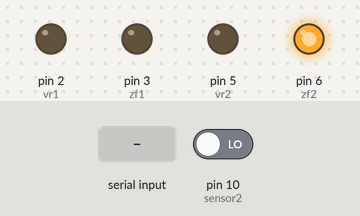
The sketch below on a simulated Arduino Leonardo, built with avr-gcc and run on an emulated ATmega32U4. Parts: output pins drawn as LEDs (lit = HIGH). The test bench sets the inputs (shaded band); at power-on: pin 10 (sensor2) LOW. What the sketch prints to the serial monitor is not drawn.

Above: at 1.2 s.
1.3 s: pin 10 (sensor2) driven HIGH
2.8 s: byte 30 received over Serial
Timing chart, 0 to 5.8 s (numbered marks = the images above; inputs shaded):
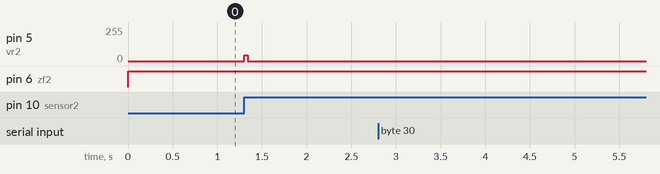

Measured:
- after the input at 1.3 s, pin 5 (vr2): 0/255 → 45/255 at once, → 0/255 0.04 s later

The sketch:

2motors.ino
```cpp
//code to run based on the serial input values


int command = 0;

//For motor 1 (hip joint)
int vr1 = 2;
int zf1 = 3;
int sensor1 = 8;
int pwm1 = 65;
bool a ;
bool b ;
long counter1 = 0;
int angle1;
int direction1;

//For motor 2 (knee joint)
int vr2 = 5;
int zf2 = 6;
int sensor2 = 10;
int pwm2;
bool c ;
bool d ;
long counter2 = 0;
int angle2;
int direction2;


void setup() {
  pinMode(zf1, OUTPUT);
  pinMode(zf2, OUTPUT);
  pinMode(sensor1, INPUT);
  pinMode(sensor2, INPUT);

  Serial.begin(115200);

  //Frequency change of pins 2,3,5 to 4k
  int myEraser1 = 7; // this is 111 in binary and is used as an eraser
  TCCR3B &= ~myEraser1; // this operation (AND plus NOT), set the three bits in TCCR2B to 0
  int myPrescaler1 = 2; // this could be a number in [1 , 6]. In this case, 3 corresponds in binary to 011.
  TCCR3B |= myPrescaler1; //this operation (OR), replaces the last three bits in TCCR2B with our new value 011

  //Frequency change of pins 6,7,8 to 4k
  int myEraser2 = 7;
  TCCR4B &= ~myEraser2;
  int myPrescaler2 = 2;
  TCCR4B |= myPrescaler2;
}

  //motor1
  void m1_run (int pwm1,char direction1){
    if (direction1="f"){
      digitalWrite(zf1, HIGH);
    }
    else if (direction1="b"){
      digitalWrite(zf1, LOW);
    }
    a = digitalRead(sensor1);
    if ((a==HIGH)&&(b==LOW)||(a==LOW)&&(b==HIGH)){
      counter1 ++;
      angle1 = (counter1 *360)/200;
      if(counter1 <=200){
        analogWrite(vr1, pwm1);
        // Serial.print(counter1);
        // Serial.println();
      }
      else{
        analogWrite(vr1, 0);
      }
      b = a;
    }
  }

  //motor2
  void m2_run (int pwm2,char direction2){
    if (direction2="f"){
      digitalWrite(zf2, HIGH);
    }
    else if (direction2="b"){
      digitalWrite(zf2, LOW);
    }
    c = digitalRead(sensor2);
    if ((c==HIGH)&&(d==LOW)||(c==LOW)&&(d==HIGH)){
      counter2 ++;
      angle2 = (counter2 *360)/200;
      if(counter2 <=200){
        analogWrite(vr2, pwm2);
        // Serial.print(counter2);
        // Serial.println();
      }
      else{
        analogWrite(vr2, 0);
      }
      c = d;
    }
  }


void loop() {
  if (Serial.available()>0)
  {
    command=Serial.read();
    if (command = 1){
      analogWrite(vr1,0);
      analogWrite(vr2,0);
      Serial.print("Stopped");
    }
  }
  // m1_run(65,"f");
  // delay(1000);
  m2_run(45,"b");
  Serial.println(a);
  // Serial.println(c);

}
```
